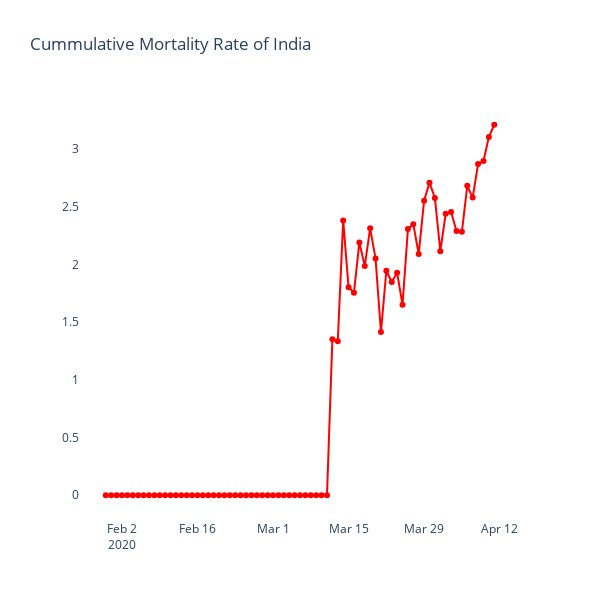

The notebook cell this image was saved under:
### Code cell
fig = go.Figure()
fig.add_trace(go.Scatter(x=temp['Date'], y=temp['Mortality_rate(%)'],
                    mode='lines+markers',marker_color='red'))
fig.update_layout(title_text = 'Cummulative Mortality Rate of India')
fig.update_layout(plot_bgcolor='rgb(275, 270, 273)',width=600, height=600)
fig.show()
